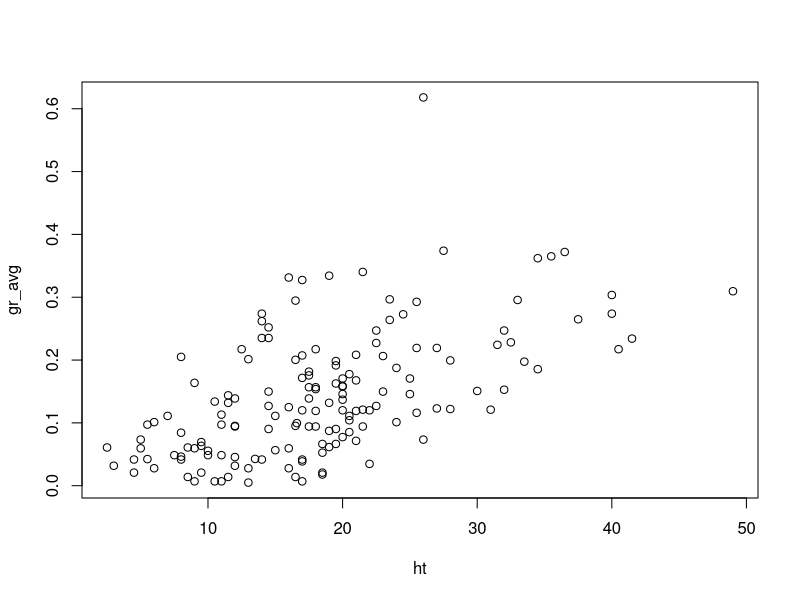
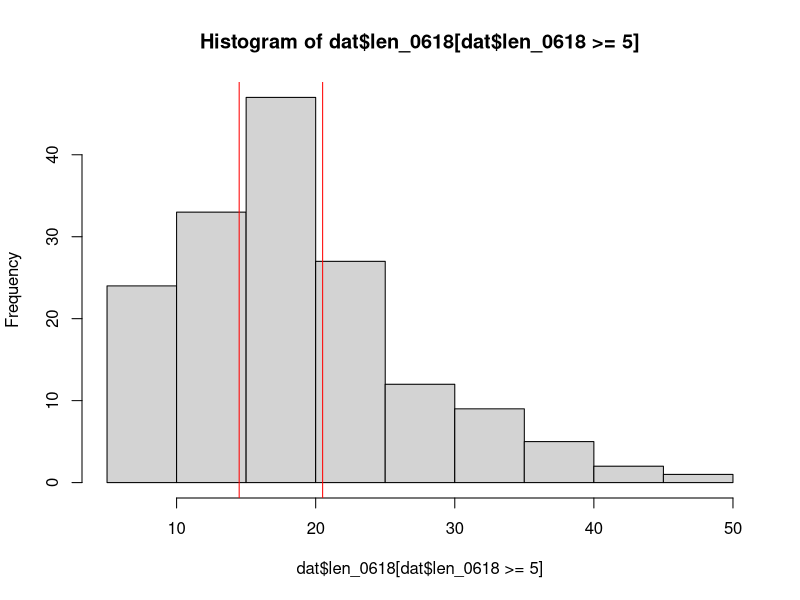
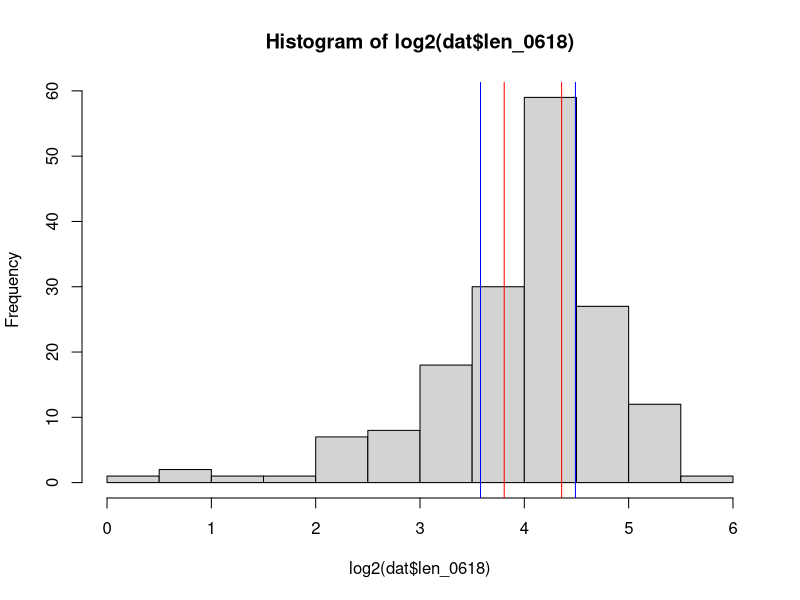
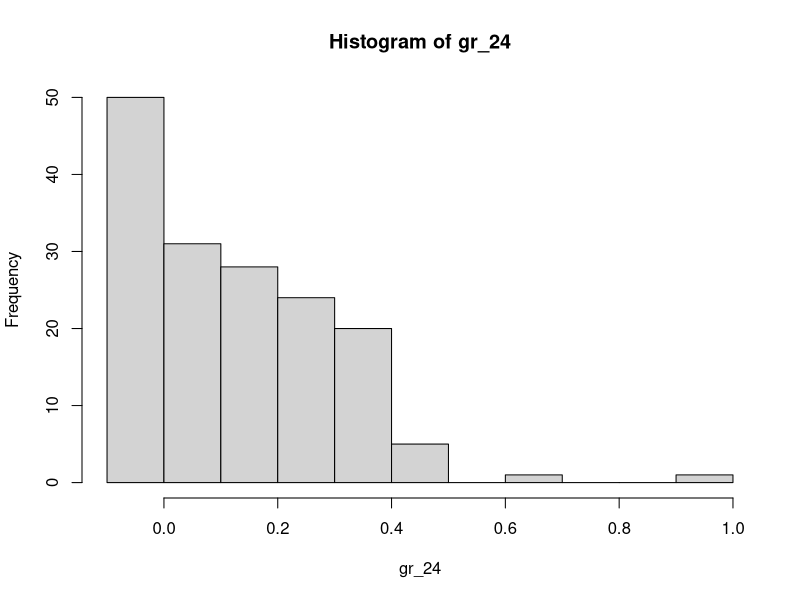
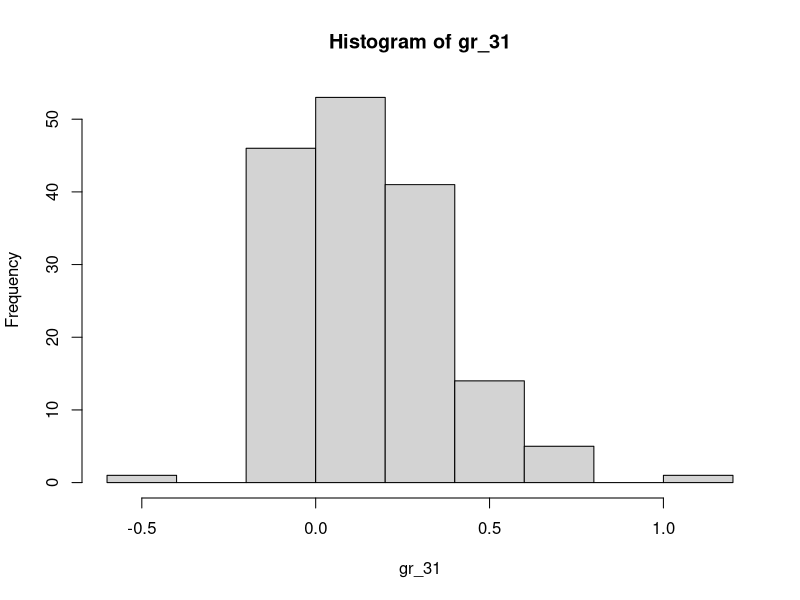
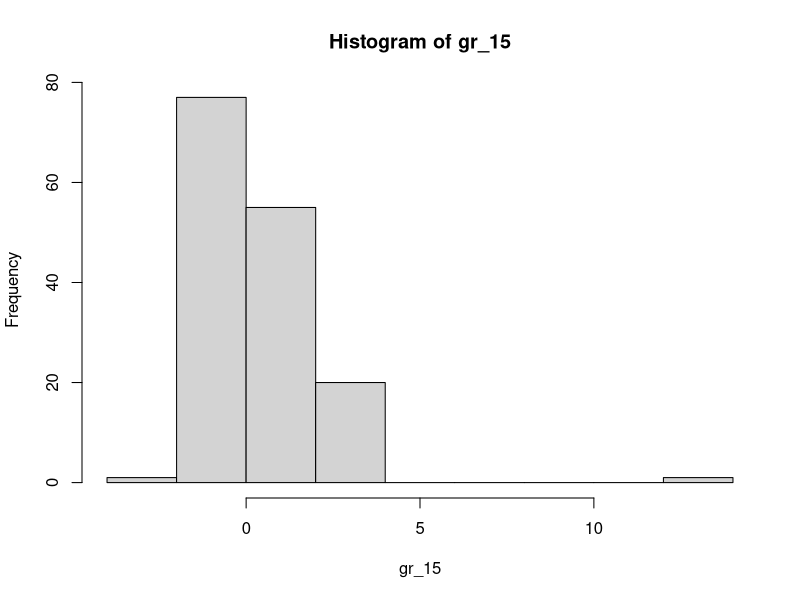
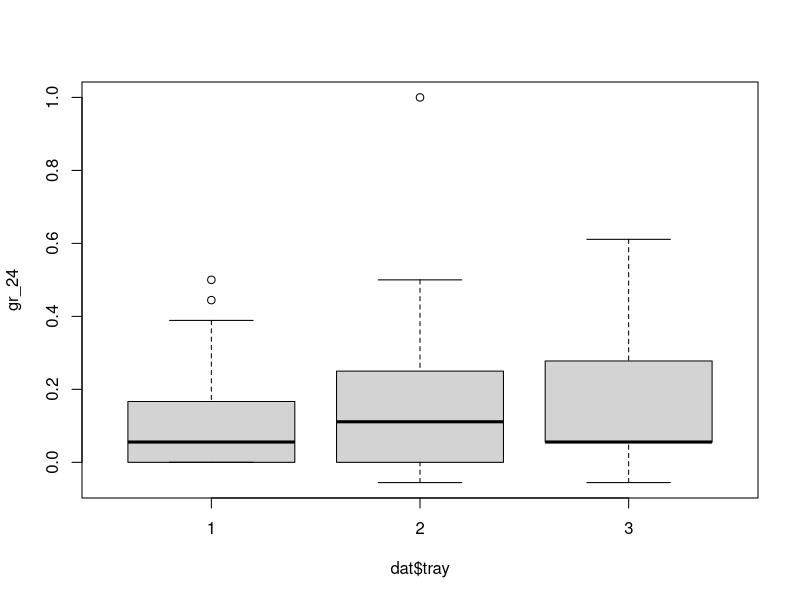
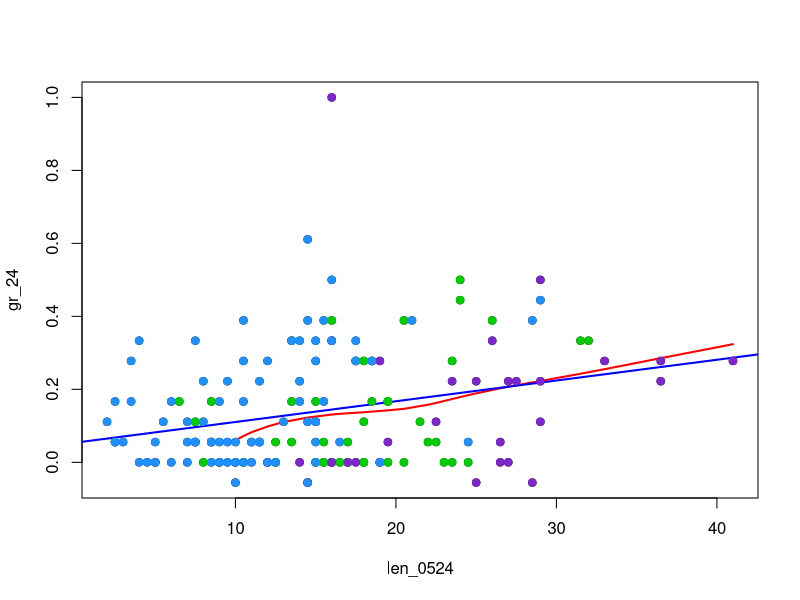

Write R code to recreate these figures, in order.

# Read in greenhouse data

dat <- read.csv('./data/canbys_data - greenhouse.csv') 

head(dat)

summary(dat)

class(dat$tray)
class(dat$status)

any(duplicated(dat$well_id_all))

# compute growth between 05/24 and 05/15
gr_15 <- with(dat, len_0515 - len_0509) / 6
gr_24 <- with(dat, len_0524 - len_0515) / 9
gr_31 <- with(dat, len_0531 - len_0524) / 7
gr_18 <- with(dat, len_0618 - len_0531) / 18

gr <- data.frame(gr_15, gr_24, gr_31, gr_18)
gr_avg <- rowMeans(gr, na.rm =TRUE)

tmp <- data.frame(gr_avg, ht = dat$len_0618)


plot(gr_avg ~ ht, data = tmp, subset = gr_avg > 0 )
summary(lm(gr_avg ~ ht, data = tmp, subset = gr_avg > 0))
sqrt(0.33)

# consider dropping all plants less than 5 cm in ht on 06/18
sum(dat$len_0618 >= 5, na.rm = TRUE)
sum(dat$len_0618 >= 0, na.rm = TRUE)
160/2

# divide plants into 3 size groups
hist(dat$len_0618[dat$len_0618 >= 5])
quantile(dat$len_0618[dat$len_0618 >= 5], na.rm = TRUE, probs = c(0.33, 0.67))
abline(v = c(14.5, 20.5), col='red')

table(cut(dat$len_0618, breaks = c(0, 14, 20.5, 50), include.lowest = TRUE))

tmp <- dat[dat$len_0618 >= 5, ]
gd_wells <- tmp$well_id_all[order(tmp$len_0618)]
gd_wells <- gd_wells[!is.na(gd_wells)]

sm <- gd_wells[(1:52) + 4]
md <- gd_wells[(53+4):(52+52+4)]
lg <- gd_wells[(52*2+1+4):(52*3+4)]

trt <- data.frame(sm = sample(sm), md = sample(md), lg = sample(lg))
trt

write.csv(trt, file = './data/planting_design.csv', row.names = FALSE)

length(gd_wells)


hist(log2(dat$len_0618))
quantile(log2(dat$len_0618), na.rm = TRUE, probs = c(0.25, 0.75))
abline(v = log2(c(14, 20.5)), col='red')
abline(v = c(3.58, 4.49), col='blue')



summary(gr_24)
hist(gr_24)

summary(gr_31)
hist(gr_31)


dat[which(gr_24 > 7), ]
dat[which(gr_31 < -3), ]




# compute growth between 05/15 and 05/09
gr_15 <- with(dat, len_0515 - len_0509)
summary(gr_15)
hist(gr_15)

# examine rows in which gr15 growth was negative
dat[which(gr_15 < 0), ]
dat[which(gr_15 > 10), ]


boxplot(gr_24 ~ dat$tray)


summary(lm(gr_24 ~ as.factor(dat$tray)))
car::Anova(lm(gr_24 ~ as.factor(dat$tray)))

summary(lm(len_0524 ~ as.factor(tray), data = dat))

dat$gr_24 <- gr_24

plot(gr_24 ~ len_0524, data = dat)
lines(lowess(dat$len_0524[!is.na(dat$len_0524)], gr_24[!is.na(dat$len_0524)]),
      col='red', lwd =2)
abline(lm(gr_24 ~ len_0524, data = dat), col='blue', lwd =2)
summary(lm(gr_24 ~ len_0524, data = dat))
points(gr_24 ~ len_0524, data = dat, subset = tray == 1, col='green3', pch = 19)
points(gr_24 ~ len_0524, data = dat, subset = tray == 2, col='purple3', pch = 19)
points(gr_24 ~ len_0524, data = dat, subset = tray == 3, col='dodgerblue', pch =19)


# more growth data












